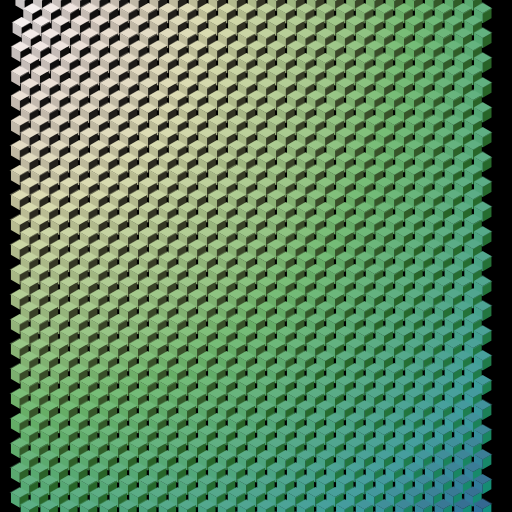
Frame 1 (no input)
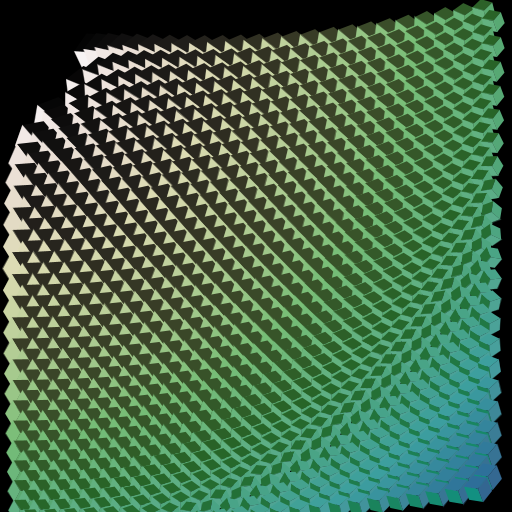
Frame 60 (the mouse pressed at the canvas centre just before this capture)
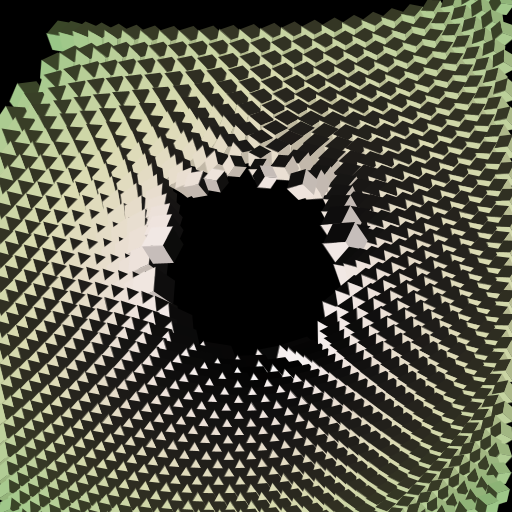
Frame 120 (the mouse held since frame 60 and released just before this capture)

The Processing sketch that drew these frames (run headless with seeded random() and noise(); from frame 60 on, the mouse is pressed at the canvas centre):

// Processing sketch: vasarelyVinyl2
// ── vasarelyVinyl2.pde

/*
*  
*
*
*/


color c1,c2,c3;

ArrayList vec, org;

float s = 10;
float shift = 2*s+sin(radians(60))*s; 


float shiftX = cos(radians(14))*s; 
float  shiftY = sin(radians(14))*s; 


int numX = 20;
int numY = 20;

float cnt;

void setup() {
  size(512, 512);

  reset();

  colorMode(HSB);
}

void reset() {

  vec = new ArrayList();
  org = new ArrayList();

  for (int y = 0 ; y*(s+shiftY) < height + s * 2;y++) {

    for (int x = 1 ; x*(s+shiftX)+shiftX < width-s;x++) {
      if (y%2==0) {

        org.add(new PVector(x*(s+shiftX), y*(s+shiftY)));
        vec.add(new PVector(x*(s+shiftX), y*(s+shiftY)));
      }
      else {

        org.add(new PVector(x*(s+shiftX)+shiftX, y*(s+shiftY)));
        vec.add(new PVector(x*(s+shiftX)+shiftX, y*(s+shiftY)));
      }
    }
  }
}


void draw() {
  background(0);

  float cnt = 0.0;



  for (int y = 0 ; y*(s+shiftY) < height + s * 2;y++) {

    for (int x = 1 ; x*(s+shiftX)+shiftX < width-s;x++) {



      if (y%2==0)
        hexagon(x*(s+shiftX), y*(s+shiftY), s, 0, 0, 0, cnt);
      else
        hexagon(x*(s+shiftX)+shiftX, y*(s+shiftY), s, 0, 0, 0, cnt);

      cnt += 1.0;
    }
  }
}

void hexagon(float x, float y, float s, color jedna, color dva, color tri, float i) {


  PVector v = (PVector)vec.get((int)i);
  PVector o = (PVector)org.get((int)i);

  float a = mouseX-v.x;
  float b = mouseY-v.y;

  float d = InvSqrt(a*a+b*b);

  float fx = v.x - (a / d) * 1000.0 / d;
  float fy = v.y - (b / d) * 1000.0 / d;

  float mx = (o.x - v.x) / 20.0;
  float my = (o.y - v.y) / 20.0;

  v.x += (mx+fx-v.x)/10.;
  v.y += (my+sin(d/200.0+frameCount/60.0)*s+fy-v.y)/10.;

  s = dist(v.x, v.y, x, y)/8.0+InvSqrt(shiftX*shiftX+shiftY*shiftY);


  float cx = mouseX;//noise(0, frameCount/60.0)*width;
  float cy = mouseY;//noise(frameCount/60.0, 0)*height;





  jedna = lerpColor( #000000, #07889D, map(dist(cx, cy, x, y), 0, width*1.5, 0, 1 ));
  dva = lerpColor( #cacaca, #234495, map(dist(cx, cy, x, y), 0, width*1.5, 0, 1 ));
  tri = lerpColor( #fafafa, #283E87, map(dist(cx, cy, x, y), 0, width*1.5, 0, 1 ));

  pushMatrix();
  translate(v.x, v.y);
  noStroke();
  
  rotate(atan2(my,mx));
  
  float alph = 255;//255-abs(mx+my)*12.0;
  noFill();
  //stroke(jedna,95);
  fill(jedna,alph);

  quad(
  0, 0, 
  cos(radians(-30))*s, sin(radians(-30))*s, 
  cos(radians(30))*s, sin(radians(30))*s, 
  cos(radians(90))*s, sin(radians(90))*s
    );


//stroke(dva,95);
  fill(dva,alph);

  quad(
  0, 0, 
  cos(radians(90))*s, sin(radians(90))*s, 
  cos(radians(150))*s, sin(radians(150))*s, 
  cos(radians(210))*s, sin(radians(210))*s
    );
    
    stroke(tri,95);
  fill(tri,alph);
  quad(
  0, 0, 
  cos(radians(210))*s, sin(radians(210))*s, 
  cos(radians(270))*s, sin(radians(270))*s, 
  cos(radians(-30))*s, sin(radians(-30))*s
    );
  popMatrix();
}


// ── CarmackInvSQRT.pde

//John Carmack hack, converted to Java.
float InvSqrt(float n)
{
  if (n < 11043908100L) {
    int i;
    float x2, y;

    x2 = n * 0.5F;
    y = n;
    i = Float.floatToRawIntBits(y);
    // using the magic number from 
    // http://www.lomont.org/Math/Papers/2003/InvSqrt.pdf
    i = 0x5f375a86 - (i >> 1);
    y = Float.intBitsToFloat(i);
    y = y * (1.5 - (x2 * y * y));
    y = y * (1.5 - (x2 * y * y)); //Newton iteration, more accurate

    float sqrt = Math.round(1.0 / y);

    return sqrt;
  } 
  else {
    //Carmack hack gives incorrect answer for n >= 11043908100.
    float sqrt = (float) sqrt(n);
    return sqrt;
  }
}
